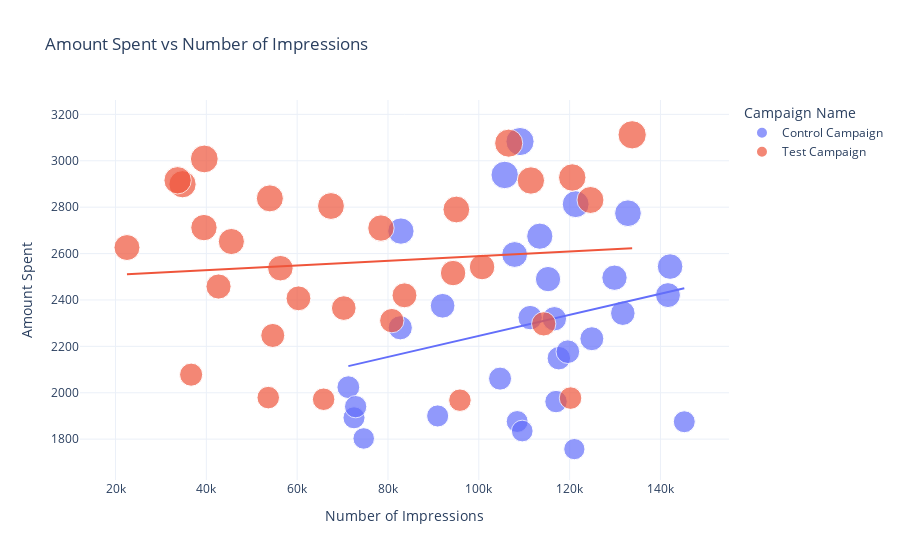

Notebook code cell kept with this figure:
### Code cell
figure = px.scatter(data, y='Amount Spent', x='Number of Impressions',
                   title='Amount Spent vs Number of Impressions',
                   color='Campaign Name',
                   trendline="ols",
                   size='Amount Spent')
figure.show()

### Figure 1 — Plotly figure (JSON) as saved in the notebook; plotly's stock layout.template omitted (floating-point values rounded to 4 significant figures)
{"data": [{"hovertemplate": "Campaign Name=Control Campaign<br>Number of Impressions=%{x}<br>Amount Spent=%{marker.size}<extra></extra>", "legendgroup": "Control Campaign", "marker": {"color": "#636efa", "size": [2280, 2149, 2490, 2319, 2697, 1875, 2774, 2024, 2177, 1876, 2596, 1757, 2675, 1803, 2939, 2496, 1892, 1962, 2233, 2061, 2421, 2375, 2343, 2324, 1940, 1835, 3083, 2544, 1900, 2813], "sizemode": "area", "sizeref": 7.78, "symbol": "circle"}, "mode": "markers", "name": "Control Campaign", "orientation": "v", "showlegend": true, "type": "scatter", "x": [82702, 117624, 115247, 116639, 82847, 145248, 132845, 71274, 119612, 108452, 107890, 121040, 113430, 74654, 105705, 129880, 72515, 117006, 124897, 104678, 141654, 92029, 131711, 111306, 72878, 109600.0, 109076, 142123, 90939, 121332], "xaxis": "x", "y": [2280, 2149, 2490, 2319, 2697, 1875, 2774, 2024, 2177, 1876, 2596, 1757, 2675, 1803, 2939, 2496, 1892, 1962, 2233, 2061, 2421, 2375, 2343, 2324, 1940, 1835, 3083, 2544, 1900, 2813], "yaxis": "y"}, {"hovertemplate": "<b>OLS trendline</b><br>Amount Spent = 0.00453629 * Number of Impressions + 1791.44<br>R<sup>2</sup>=0.069265<br><br>Campaign Name=Control Campaign<br>Number of Impressions=%{x}<br>Amount Spent=%{y} <b>(trend)</b><extra></extra>", "legendgroup": "Control Campaign", "marker": {"color": "#636efa", "symbol": "circle"}, "mode": "lines", "name": "Control Campaign", "showlegend": false, "type": "scatter", "x": [71274, 72515, 72878, 74654, 82702, 82847, 90939, 92029, 104678, 105705, 107890, 108452, 109076, 109600.0, 111306, 113430, 115247, 116639, 117006, 117624, 119612, 121040, 121332, 124897, 129880, 131711, 132845, 141654, 142123, 145248], "xaxis": "x", "y": [2115.0, 2120.0, 2122.0, 2130.0, 2167.0, 2167.0, 2204.0, 2209.0, 2266.0, 2271.0, 2281.0, 2283.0, 2286.0, 2288.0, 2296.0, 2306.0, 2314.0, 2321.0, 2322.0, 2325.0, 2334.0, 2341.0, 2342.0, 2358.0, 2381.0, 2389.0, 2394.0, 2434.0, 2436.0, 2450.0], "yaxis": "y"}, {"hovertemplate": "Campaign Name=Test Campaign<br>Number of Impressions=%{x}<br>Amount Spent=%{marker.size}<extra></extra>", "legendgroup": "Test Campaign", "marker": {"color": "#EF553B", "size": [3008, 2790, 2420, 2831, 1972, 2537, 2516, 3076, 1968, 1979, 2626, 2542, 2712, 3112, 2899, 2407, 2078, 2928, 2311, 2915, 2247, 2805, 2365, 1977, 2710, 2297, 2458, 2838, 2916, 2652], "sizemode": "area", "sizeref": 7.78, "symbol": "circle"}, "mode": "markers", "name": "Test Campaign", "orientation": "v", "showlegend": true, "type": "scatter", "x": [39550, 95054, 83633, 124591, 65827, 56304, 94338, 106584, 95843, 53632, 22521, 100719, 39470, 133771, 34752, 60286, 36650, 120576, 80841, 111469, 54627, 67444, 70263, 120203, 78451, 114295, 42684, 53986, 33669, 45511], "xaxis": "x", "y": [3008, 2790, 2420, 2831, 1972, 2537, 2516, 3076, 1968, 1979, 2626, 2542, 2712, 3112, 2899, 2407, 2078, 2928, 2311, 2915, 2247, 2805, 2365, 1977, 2710, 2297, 2458, 2838, 2916, 2652], "yaxis": "y"}, {"hovertemplate": "<b>OLS trendline</b><br>Amount Spent = 0.00100671 * Number of Impressions + 2487.98<br>R<sup>2</sup>=0.008600<br><br>Campaign Name=Test Campaign<br>Number of Impressions=%{x}<br>Amount Spent=%{y} <b>(trend)</b><extra></extra>", "legendgroup": "Test Campaign", "marker": {"color": "#EF553B", "symbol": "circle"}, "mode": "lines", "name": "Test Campaign", "showlegend": false, "type": "scatter", "x": [22521, 33669, 34752, 36650, 39470, 39550, 42684, 45511, 53632, 53986, 54627, 56304, 60286, 65827, 67444, 70263, 78451, 80841, 83633, 94338, 95054, 95843, 100719, 106584, 111469, 114295, 120203, 120576, 124591, 133771], "xaxis": "x", "y": [2511.0, 2522.0, 2523.0, 2525.0, 2528.0, 2528.0, 2531.0, 2534.0, 2542.0, 2542.0, 2543.0, 2545.0, 2549.0, 2554.0, 2556.0, 2559.0, 2567.0, 2569.0, 2572.0, 2583.0, 2584.0, 2584.0, 2589.0, 2595.0, 2600.0, 2603.0, 2609.0, 2609.0, 2613.0, 2623.0], "yaxis": "y"}], "layout": {"legend": {"itemsizing": "constant", "title": {"text": "Campaign Name"}, "tracegroupgap": 0}, "title": {"text": "Amount Spent vs Number of Impressions"}, "xaxis": {"anchor": "y", "domain": [0, 1], "title": {"text": "Number of Impressions"}}, "yaxis": {"anchor": "x", "domain": [0, 1], "title": {"text": "Amount Spent"}}}}
